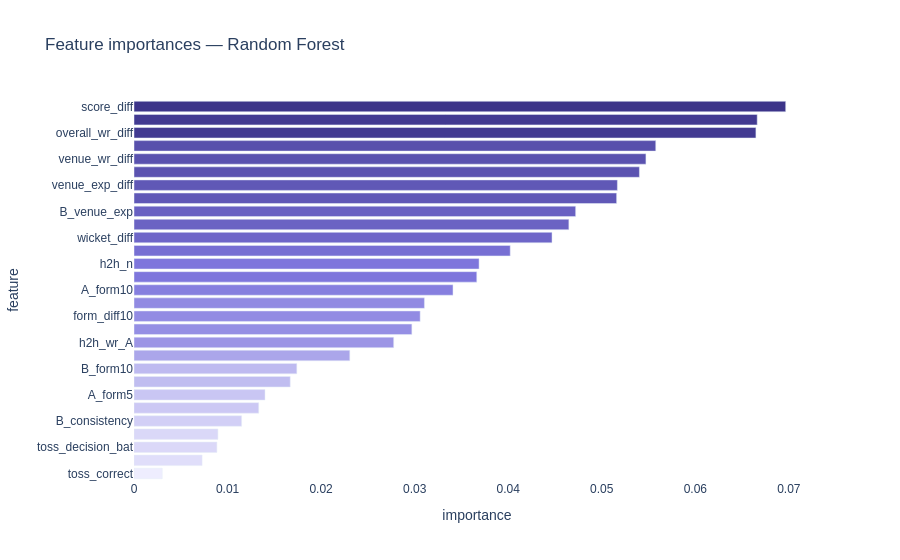

This figure's notebook cell:
### Code cell
# ── Plotly feature importance ─────────────────────────────────────────
if hasattr(tuned_model, "feature_importances_"):
    fi = pd.Series(
        tuned_model.feature_importances_,
        index=FEATURE_COLS
    ).sort_values(ascending=True)

    fig_fi = px.bar(
        fi.reset_index(),
        x=0, y="index",
        orientation="h",
        color=0,
        color_continuous_scale=["#EEEDFE", "#7F77DD", "#3C3489"],
        title=f"Feature importances — {best_name}",
        labels={"0": "importance", "index": "feature"},
        height=560,
    )
    fig_fi.update_layout(
        plot_bgcolor="white", paper_bgcolor="white",
        font_family="Arial", coloraxis_showscale=False,
    )
    fig_fi.show()

# ── SHAP beeswarm ─────────────────────────────────────────────────────
print("Computing SHAP values...")
explainer   = shap.TreeExplainer(tuned_model)
shap_values = explainer.shap_values(X_test)

sv = shap_values[1] if isinstance(shap_values, list) else shap_values

plt.figure(figsize=(10, 8))
shap.summary_plot(sv, X_test, feature_names=FEATURE_COLS, show=False, plot_size=None)
plt.title(f"SHAP beeswarm — {best_name}\n(what actually drives IPL match outcomes?)",
          fontsize=12, pad=25)
plt.tight_layout()
plt.savefig(str(MODELS / "shap_win_beeswarm.png"), dpi=140, bbox_inches="tight")
plt.show()

# ── SHAP waterfall for one match ──────────────────────────────────────
# Pick a match the model was most confident about
# ── SHAP waterfall for one match ──────────────────────────────────────
confident_idx = np.abs(y_pred_prob - 0.5).argmax()
# We slice [confident_idx, 1] to get ONLY the 24 features for the Winning Class
explanation = shap.Explanation(
    values=sv[confident_idx, 1] if sv.ndim == 3 else sv[confident_idx], 
    base_values=(explainer.expected_value[1] if isinstance(explainer.expected_value, (list, np.ndarray)) 
                 else explainer.expected_value),
    data=X_test.iloc[confident_idx].values,
    feature_names=FEATURE_COLS,
)

plt.figure(figsize=(9, 5))
shap.waterfall_plot(explanation, show=False)

pred_team = test_df.iloc[confident_idx]["A_form5"] if y_pred_prob[confident_idx] > 0.5 \
            else test_df.iloc[confident_idx]["B_form5"]

plt.title(f"Why the model predicted {pred_team} would win", fontsize=12)
plt.tight_layout()
plt.show()

print("\nSHAP insight:")
top_feature = fi.idxmax()
print(f"  Most predictive feature: {top_feature}")
print(f"  This confirms that {top_feature.replace('_',' ')} is the strongest")
print(f"  signal for predicting IPL match outcomes — aligns with cricket intuition.")

### Figure 1 — Plotly figure (JSON) as saved in the notebook; plotly's stock layout.template omitted (floating-point values rounded to 4 significant figures)
{"data": [{"hovertemplate": "importance=%{marker.color}<br>feature=%{y}<extra></extra>", "legendgroup": "", "marker": {"color": [0.003018, 0.007279, 0.008859, 0.008968, 0.0115, 0.01333, 0.014, 0.0167, 0.0174, 0.02307, 0.02776, 0.0297, 0.03059, 0.03105, 0.0341, 0.03664, 0.03689, 0.04022, 0.04469, 0.04649, 0.04721, 0.05159, 0.05167, 0.05403, 0.05472, 0.05577, 0.06648, 0.06662, 0.06966], "coloraxis": "coloraxis", "pattern": {"shape": ""}}, "name": "", "orientation": "h", "showlegend": false, "textposition": "auto", "type": "bar", "x": [0.003018, 0.007279, 0.008859, 0.008968, 0.0115, 0.01333, 0.014, 0.0167, 0.0174, 0.02307, 0.02776, 0.0297, 0.03059, 0.03105, 0.0341, 0.03664, 0.03689, 0.04022, 0.04469, 0.04649, 0.04721, 0.05159, 0.05167, 0.05403, 0.05472, 0.05577, 0.06648, 0.06662, 0.06966], "xaxis": "x", "y": ["toss_correct", "season_stage", "toss_decision_bat", "A_consistency", "B_consistency", "B_form5", "A_form5", "form_diff5", "B_form10", "B_venue_wr", "h2h_wr_A", "A_venue_exp", "form_diff10", "A_venue_wr", "A_form10", "B_overall_wr", "h2h_n", "B_avg_wickets", "wicket_diff", "venue_bat_first_wr", "B_venue_exp", "A_overall_wr", "venue_exp_diff", "A_avg_wickets", "venue_wr_diff", "B_avg_score", "overall_wr_diff", "A_avg_score", "score_diff"], "yaxis": "y"}], "layout": {"barmode": "relative", "coloraxis": {"colorbar": {"title": {"text": "importance"}}, "colorscale": [[0, "#EEEDFE"], [0.5, "#7F77DD"], [1, "#3C3489"]], "showscale": false}, "font": {"family": "Arial"}, "height": 560, "legend": {"tracegroupgap": 0}, "paper_bgcolor": "white", "plot_bgcolor": "white", "title": {"text": "Feature importances — Random Forest"}, "xaxis": {"anchor": "y", "domain": [0, 1], "title": {"text": "importance"}}, "yaxis": {"anchor": "x", "domain": [0, 1], "title": {"text": "feature"}}}}
